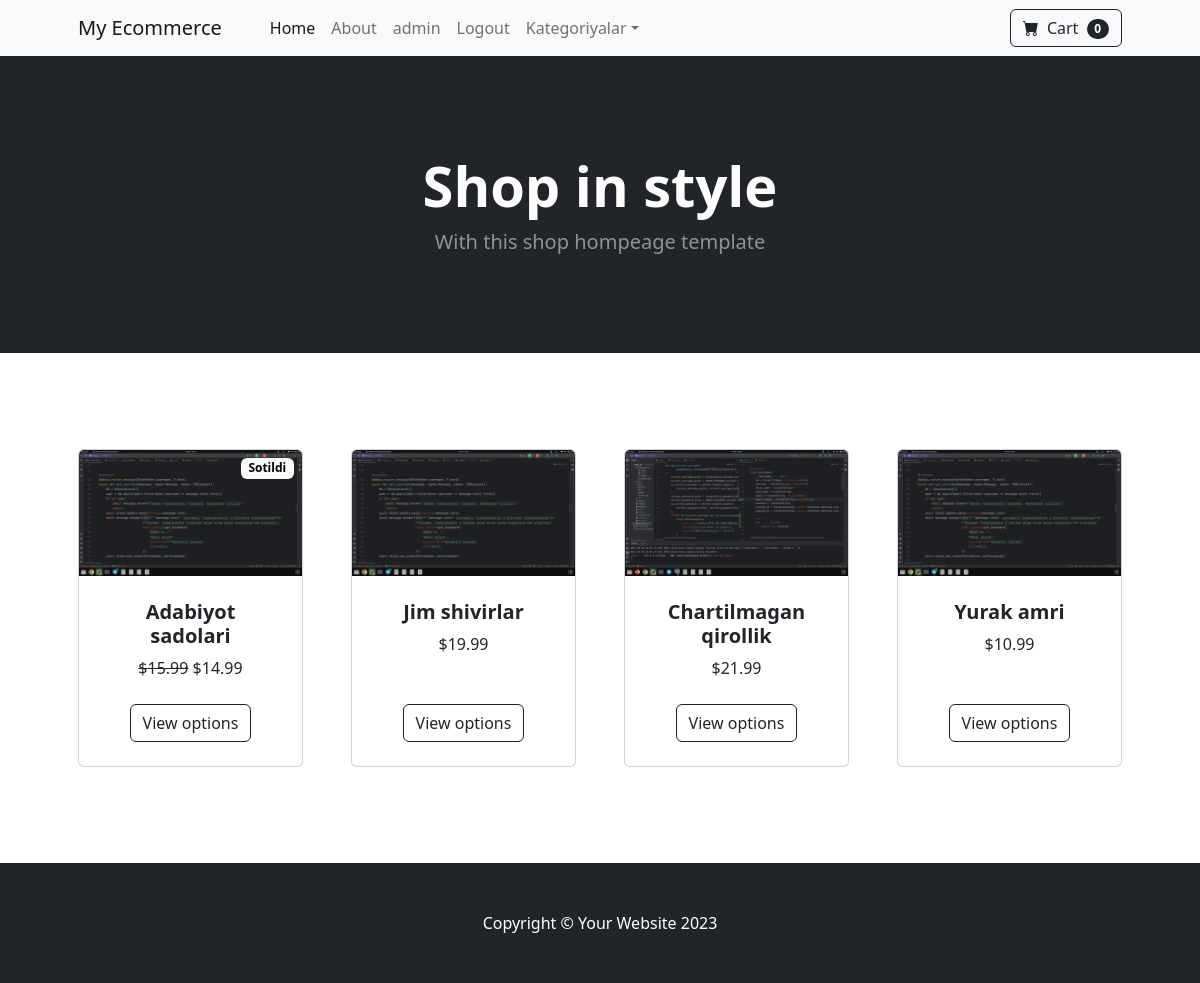
The app's page / (signed in) with its own data.
### store/models.py (models this page shows, shortened)
class Product(models.Model):
    name = models.CharField(max_length=100)
    price = models.DecimalField(max_digits=6, decimal_places=2, default=0)
    category = models.ForeignKey(Category, on_delete=models.CASCADE, default=1)
    description = models.TextField(default="", blank=True, null=True)
    image = models.ImageField(upload_to='uploads/product/')
    is_sale = models.BooleanField(default=False)
    sale_price = models.DecimalField(max_digits=6, decimal_places=2, default=0)

### store/views.py (the view)
# urls.py: path('', views.home, name='home'),
def home(request):
    products = Product.objects.all()[:4]
    return render(request, 'home.html', {'products': products})

### cart/cart.py (called while the page is built)
    def __len__(self):
        return len(self.cart)

### cart/context_processors.py (called while the page is built)
def cart(request):
    return {'cart': Cart(request)}

### store/templates/home.html
{% extends 'base.html' %}
{% block content %}
<header class="bg-dark py-5">
    <div class="container px-4 px-lg-5 my-5">
        <div class="text-center text-white">
            <h1 class="display-4 fw-bolder">Shop in style</h1>
            <p class="lead fw-normal text-white-50 mb-0">With this shop hompeage template</p>
        </div>
    </div>
</header>
<section class="py-5">
    <div class="container px-4 px-lg-5 mt-5">
        <div class="row gx-4 gx-lg-5 row-cols-2 row-cols-md-3 row-cols-xl-4 justify-content-center">
            {% for product in products %}
                {% if product.is_sale %}
                    <div class="col mb-5">
                        <div class="card h-100">
                            <div class="badge text-black bg-light position-absolute"
                            style="top: 0.5rem; right: 0.5rem"> Sotildi </div>
                            <img class="card-img-top" src="{{ product.image.url }}" alt="..."/>
                            <div class="card-body p-4">
                                <div class="text-center">
                                    <h5 class="fw-bolder">{{ product.name }}</h5>
                                    <strike>${{ product.price }}</strike>
                                    ${{ product.sale_price }}
                                    <br>
                                </div>
                            </div>
                            <div class="card-footer p-4 pt-0 border-top-0 bg-transparent">
                                <div class="text-center"><a class="btn btn-outline-dark mt-auto" href="#">View
                                    options</a></div>
                            </div>
                        </div>
                    </div>
                {% else %}
                    <div class="col mb-5">
                        <div class="card h-100">
                            <img class="card-img-top" src="{{ product.image.url }}" alt="..."/>
                            <div class="card-body p-4">
                                <div class="text-center">
                                    <h5 class="fw-bolder">{{ product.name }}</h5>
                                    ${{ product.price }}
                                    <br>
                                </div>
                            </div>
                            <div class="card-footer p-4 pt-0 border-top-0 bg-transparent">
                                <div class="text-center"><a class="btn btn-outline-dark mt-auto" href="#">View
                                    options</a></div>
                            </div>
                        </div>
                    </div>
                {% endif %}
            {% endfor %}
        </div>
    </div>
</section>
{% endblock %}

### store/templates/navbar.html (shortened to what this page needs)
<nav class="navbar navbar-expand-lg navbar-light bg-light">
    <div class="container px-4 px-lg-5">
        <a class="navbar-brand" href="{% url 'home' %}">My Ecommerce</a>
        <div class="collapse navbar-collapse" id="navbarSupportedContent">
            <ul class="navbar-nav me-auto mb-2 mb-lg-0 ms-lg-4">
                <li class="nav-item"><a class="nav-link active" aria-current="page" href="{% url 'home' %}">Home</a>
                </li>
                <li class="nav-item"><a class="nav-link" href="{% url 'about' %}">About</a></li>
                {% if not user.is_authenticated %}
                    <li class="nav-item"><a class="nav-link" href="{% url 'login' %}">Login</a></li>
                    <li class="nav-item"><a class="nav-link" href="{% url 'register' %}">Register</a></li>
                {% else %}
                    <li class="nav-item"><a class="nav-link" href="{% url 'profile' user.username %}"> {{ user.username }} </a></li>
                    <li class="nav-item"><a class="nav-link" href="{% url 'logout' %}"> Logout </a></li>
                {% endif %}
                <li class="nav-item dropdown">
                    <a class="nav-link dropdown-toggle" id="navbarDropdown" href="#!" role="button"
                       data-bs-toggle="dropdown" aria-expanded="false">Kategoriyalar</a>
                </li>
            </ul>
            <form class="d-flex">
                <a href="{% url 'cart_summary' %}" class="btn btn-outline-dark">
                    <i class="bi-cart-fill me-1"></i>
                    Cart
                    <span class="badge bg-dark text-white ms-1 rounded-pill" id="cart_quantity">
                        {{ cart|length }}
                    </span>
                </a>
            </form>
        </div>
    </div>
</nav>

### records on screen
Product: image (picture), name "Adabiyot sadolari", price "15.99", sale_price "14.99"
Product: image (picture), name "Jim shivirlar", price "19.99"
Product: image (picture), name "Chartilmagan qirollik", price "21.99"
Product: image (picture), name "Yurak amri", price "10.99"

### other values on screen
{{ user.username }} "admin"
{{ cart|length }} "0"
